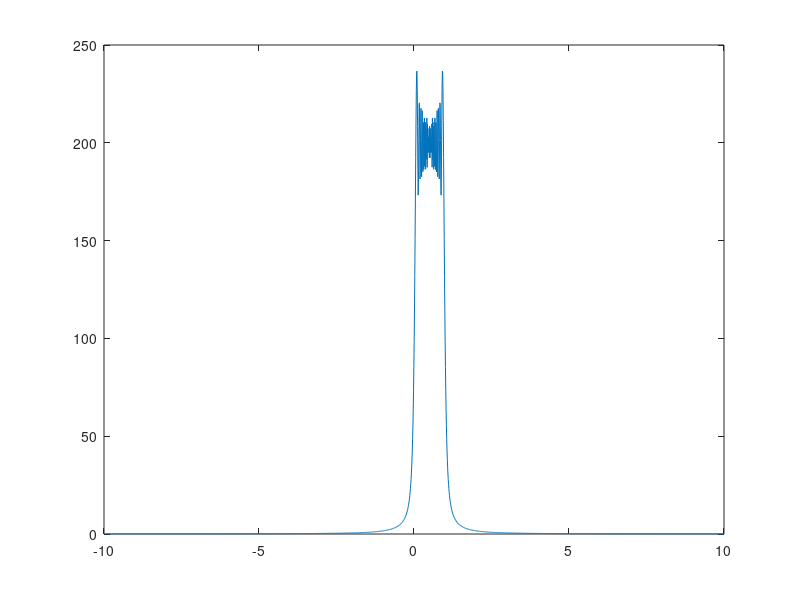
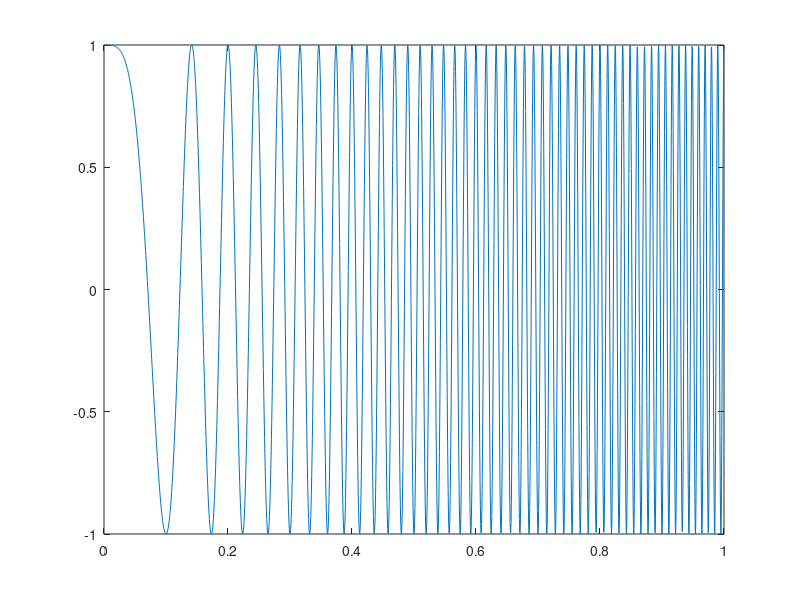
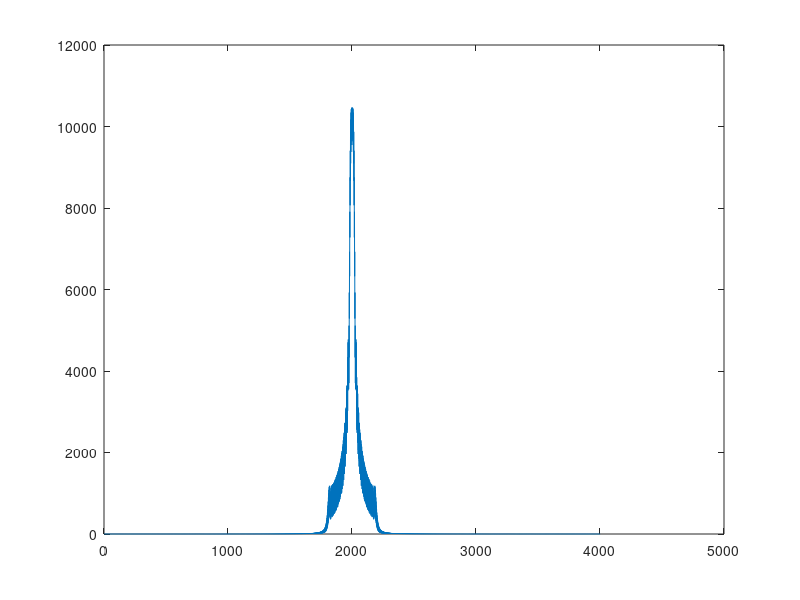

Recreate these plots in MATLAB, in order.

% waveform setting

Tau=100e-6;
B=1e6;
Fs=20e6;
t=0:1/Fs:Tau
Fi=B*t/Tau;
xt=exp(j*pi*B*t.*t/Tau)
td=t-Tau;
ht=exp(j*pi*B*td.*td/Tau)

% matched filtering
yt=conv(xt,ht);
X=fft(xt);
X=fftshift(X);
Y=fft(yt);
Y=fftshift(Y);

df = Fs/length(X);
freqvec = -Fs/2+df:df:Fs/2;

%plotting
plot(freqvec/B,abs((X)))
figure
plot(t/Tau,real(xt))
figure
plot(abs((Y)))